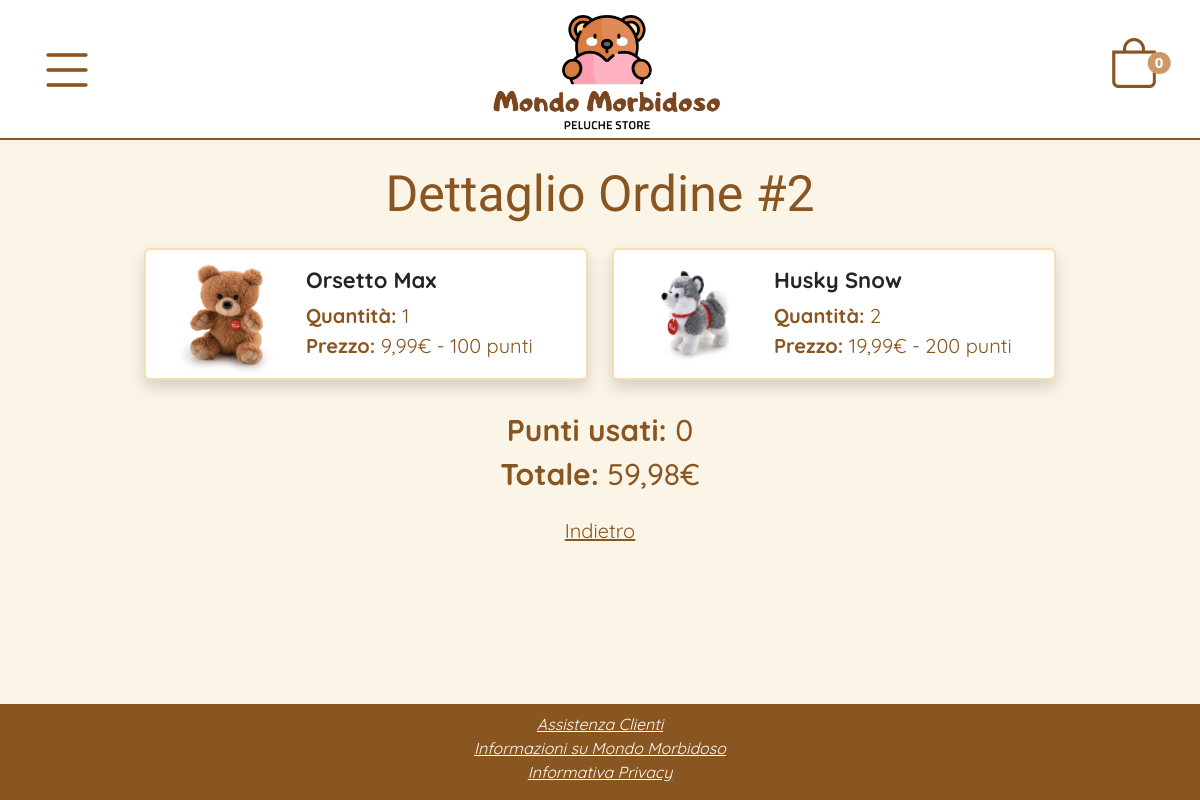
The page /php/dettaglioOrdine.php?id=2 on the database its author committed.
### tables this page shows
create table ORDINE (
     Id_ordine INT not null auto_increment,
     Data_effettuazione DATE not null,
     Prezzo_finale DECIMAL(10,2) not null,
     Punti_usati INT not null,
     Stato ENUM('In lavorazione', 'Spedito', 'Consegnato') not null,
     Id_spedizione INT not null,
     E_mail VARCHAR(100) not null,
     primary key (Id_ordine),
     foreign key (Id_spedizione) references METODO_DI_SPEDIZIONE (Id_spedizione),
     foreign key (E_mail) references UTENTE (E_mail) ON UPDATE CASCADE);

create table prodotto_ordinato (
     Id_ordine INT not null,
     Id_prodotto INT not null,
     Quantita INT not null,
     primary key (Id_ordine, Id_prodotto),
     foreign key (Id_prodotto) references PRODOTTO (Id_prodotto) ON DELETE CASCADE,
     foreign key (Id_ordine) references ORDINE (Id_ordine) ON DELETE CASCADE);

create table PRODOTTO (
     Id_prodotto INT not null auto_increment,
     Nome VARCHAR(100) not null,
     Descrizione TEXT not null,
     Immagine VARCHAR(255) not null,
     Grandezza VARCHAR(50) not null,
     Scorta INT not null,
     Prezzo DECIMAL(10,2) not null,
     Prezzo_punti INT not null,
     Nome_categoria VARCHAR(50) not null,
     attivo BOOLEAN not null default 1,
     primary key (Id_prodotto),
     foreign key (Nome_categoria) references CATEGORIA (Nome_categoria) ON DELETE CASCADE);

### php/dettaglioOrdine.php (called while the page is built, shortened)
<?php
require_once("bootstrap.php");
$templateParams["titolo"] = "Mondo Morbidoso - Dettaglio Ordine";
$templateParams["nome"] = "dettaglioOrdineC.php";
$templateParams["categorie"] = $dbhost->getCategories();
$templateParams["carrello"] = $dbhost->getCartProducts($_SESSION["utente"]);
if(isset($_GET["id"])) {
    $idordine = $_GET["id"];
}
$ordine = $dbhost->getOrderById($idordine);
$templateParams["prodottiordinati"] = $dbhost->getOrderedProducts($idordine);
require '../template/base.php';
?>

### db/database.php (called while the page is built, shortened)
<?php
class DatabaseHelper {
    private $db;
    public function __construct($servername, $username, $password, $dbname, $port) {
        $this->db = new mysqli($servername, $username, $password, $dbname, $port);
    }
    public function getCategories() {
        $stmt = $this->db->prepare("SELECT * FROM categoria");
        $stmt->execute();
        $result = $stmt->get_result();
        return $result->fetch_all(MYSQLI_ASSOC);
    }
    public function getCartProducts($email) {
        $query = "SELECT c.E_mail, c.Id_prodotto, c.Quantita, p.Nome, p.Immagine, p.Scorta, p.Prezzo, p.Prezzo_punti FROM carrello c, prodotto p WHERE c.E_mail=? AND c.Id_prodotto = p.Id_prodotto";
        $stmt = $this->db->prepare($query);
        $stmt->bind_param('s', $email);
        $stmt->execute();
        $result = $stmt->get_result();
        return $result->fetch_all(MYSQLI_ASSOC);
    }
    public function getOrderById($idordine) {
        $query = "SELECT * FROM ordine WHERE Id_ordine = ?";
        $stmt = $this->db->prepare($query);
        $stmt->bind_param('i', $idordine);
        $stmt->execute();
        $result = $stmt->get_result();
        return $result->fetch_assoc();
    }
    public function getOrderedProducts($idordine) {
        $query = "SELECT po.Id_prodotto, po.Quantita, p.Nome, p.Immagine, p.Prezzo, p.Prezzo_punti FROM prodotto_ordinato po, prodotto p WHERE Id_ordine = ? AND po.Id_prodotto = p.Id_prodotto";
        $stmt = $this->db->prepare($query);
        $stmt->bind_param('i', $idordine);
        $stmt->execute();
        $result = $stmt->get_result();
        return $result->fetch_all(MYSQLI_ASSOC);
    }
}
?>

### php/bootstrap.php (called while the page is built, shortened)
<?php
require_once("../utilities/functions.php");
require_once("../db/database.php");
$dbhost = new DatabaseHelper("localhost", "root", "", "morbidoso", 3306);
?>

### utilities/functions.php (called while the page is built, shortened)
<?php
function getFormattedPrice($price) {
    return number_format($price, 2, ',', '.') . '€';
}
?>

### template/dettaglioOrdineC.php (the view)
<div class="container mt-4 ps-4 pe-4 cont-order">
    <h1 class="title mb-0">Dettaglio Ordine #<?php echo $ordine["Id_ordine"] ?></h1>
    <div class="row mt-4">
        <?php foreach($templateParams["prodottiordinati"] as $prodotto): ?>
            <div class="col-12 col-md-6 mb-3">
                <div class="card shadow card-border d-flex">
                    <div class="card-body d-flex align-items-center ps-0 pt-1 pb-1">
                        <img class="img-fluid" src="<?php echo IMG_DIR.$prodotto["Immagine"]; ?>" alt=""/>
                        <div>
                            <h3 class="text text-start fw-bold"><?php echo $prodotto["Nome"]; ?></h3>
                            <p class="text text-start mb-0"><strong>Quantità: </strong><?php echo $prodotto["Quantita"]; ?></p>
                            <p class="text text-start mb-0"><strong>Prezzo: </strong><?php echo getFormattedPrice($prodotto["Prezzo"]) . ' - ' . $prodotto["Prezzo_punti"]; ?> punti</p>
                        </div>
                    </div>
                </div>
            </div>
        <?php endforeach; ?>
    </div>
    <h2 class="text mt-3"><strong>Punti usati: </strong><?php echo $ordine['Punti_usati']; ?></h2>
    <h2 class="text"><strong>Totale: </strong><?php echo getFormattedPrice($ordine['Prezzo_finale']); ?></h2>
    <div class="text-center mt-4">
        <a href="../php/ordini.php" class="text back">Indietro</a>
    </div>
</div>

### css/style.css (style rules this page uses)
html, body { height: 100%; margin: 0; }
body { background-color: rgb(245, 222, 179, 0.3); display: flex; flex-direction: column; }
.text { font-family: 'Quicksand', sans-serif; font-size: 16px; text-align: center; }
.title { font-family: 'Chewy', sans-serif; text-align: center; color: rgb(137, 85, 32); font-size: 35px; }
.card-border { border: 2px solid rgb(245, 222, 179); }
main p { color: rgb(137, 85, 32) }
.container-login a:first-child:hover, .back, .bi-eye-slash, .bi-eye { color: rgb(137, 85, 32); }
.cont-tracking h3, .cont-reviews h3, .cont-order h3 { font-size: 18px; }
.cont-order img { height: 100px; width: auto; }
.cont-order h2 { font-size: 25px; color: rgb(137, 85, 32); }
@media screen and (min-width: 768px) { .title { font-size: 50px; } }
@media screen and (min-width: 768px) { .text { font-size: 20px; } }
@media screen and (min-width: 768px) { .cont-accounts, .cont-reviews, .cont-order { width: 80%; } }
@media screen and (min-width: 768px) { .cont-tracking h3, .cont-tracking .card-tracking p, .cont-order h3 { font-size: 22px; } }
@media screen and (min-width: 768px) { .cont-order img { height: 120px; } }
@media screen and (min-width: 768px) { .cont-order h2 { font-size: 30px; } }

### rows shown on the page
ordine: Id_ordine "2", Punti_usati "0", Prezzo_finale "59,98€"
prodotto_ordinato: Id_prodotto.Immagine (picture), Id_prodotto.Nome "Orsetto Max", Quantita "1", Id_prodotto.Prezzo "9,99€", Id_prodotto.Prezzo_punti "100"
prodotto_ordinato: Id_prodotto.Immagine (picture), Id_prodotto.Nome "Husky Snow", Quantita "2", Id_prodotto.Prezzo "19,99€", Id_prodotto.Prezzo_punti "200"

### other values the page prints
$numeroprodotti "0"
